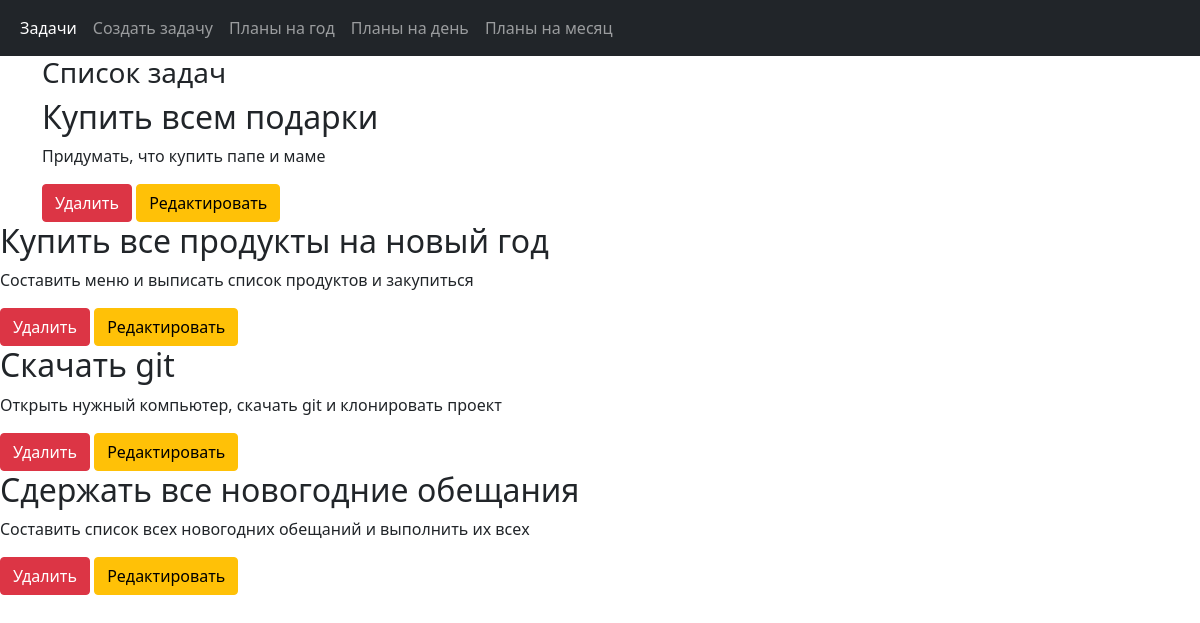
Before: /taskmanager/ with the older database file.
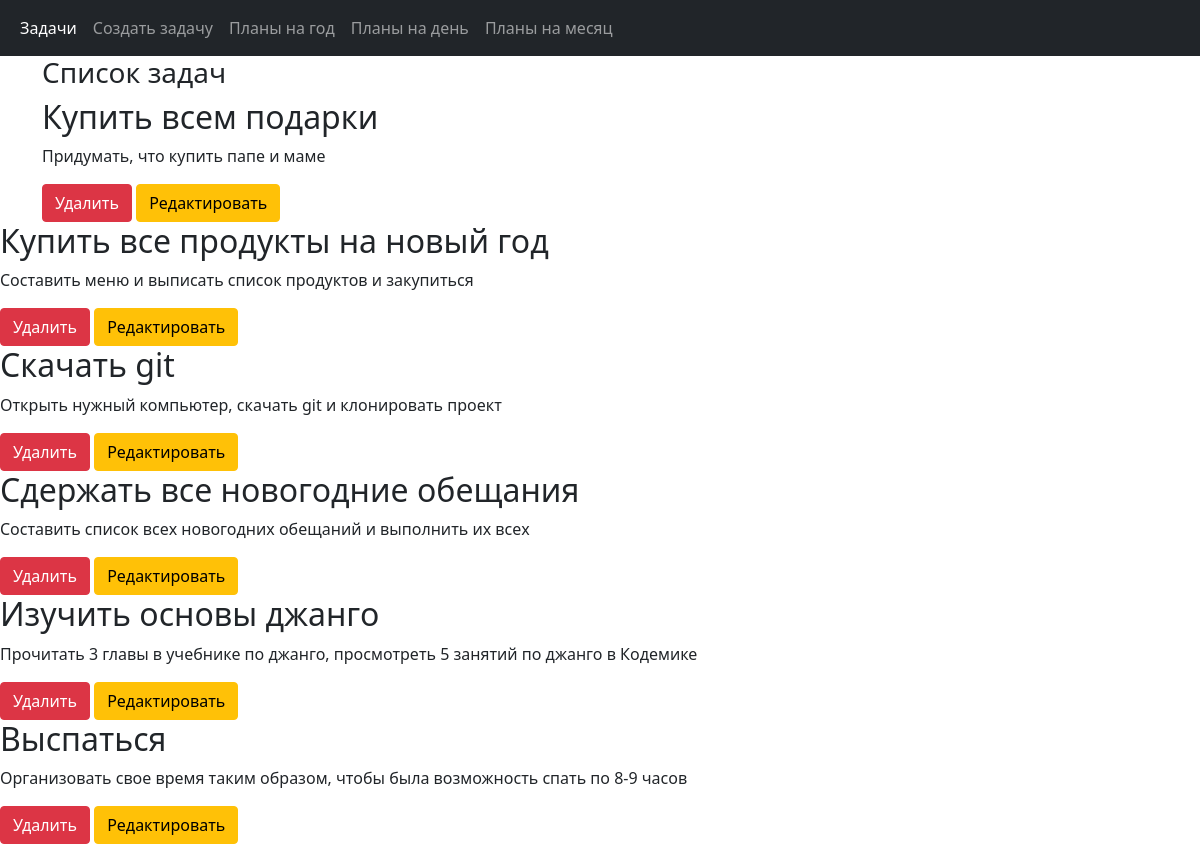
After: the same page with the newer database file.
### taskmanager/models.py (models this page shows, shortened)
class Category(models.Model):
    name = models.CharField(max_length=100, db_index=True)
    class Meta:
        verbose_name = 'Категория'
        verbose_name_plural = 'Категории'
        ordering = ['name']

class Task(models.Model):
    title = models.CharField('title', max_length=100)
    description = models.TextField('description', max_length=250)
    creation_time = models.DateTimeField(auto_now_add=True, db_index=True)
    category = models.ForeignKey('Category', null=True, on_delete=models.PROTECT)
    status = models.BooleanField('status', default=False)
    class Meta:
        verbose_name = 'Задача'
        verbose_name_plural = 'Задачи'
        ordering = ['title']

### taskmanager/views.py (the view)
# urls.py: path('', index, name='index'),
def index(request):
    tasks = Task.objects.all().order_by('id')
    categories = Category.objects.all()
    return render(request, 'taskmanager/index.html', {'tasks': tasks, 'categories':categories})

### taskmanager/templates/taskmanager/index.html
{% extends 'layout/base.html' %}

### taskmanager/templates/layout/base.html (shortened to what this page needs)
<!DOCTYPE html>
<html lang="en">
<head>
    <link rel="stylesheet" href="https://stackpath.bootstrapcdn.com/bootstrap/5.0.0-alpha1/css/bootstrap.min.css"
>
</head>
<body>
<nav class="navbar navbar-expand-lg navbar-dark bg-dark">
    <div class="container-fluid">
        <div class="collapse navbar-collapse" id="navbarSupportedContent">
            <ul class="navbar-nav mr-auto mb-2 mb-lg-0">
                <li class="nav-item">
                    <a class="nav-link active" aria-current="page" href="#">Задачи</a>
                </li>
                <li class="nav-item">
                    <a class="nav-link" href="{% url 'add' %}">Создать задачу</a>
                </li>
                {% for category in categories %}
                <li>
                    <a class="nav-link" href="{% url 'by_category' category.pk %}">{{ category.name }}</a>
                </li>
                {% endfor %}
            </ul>
        </div>
    </div>
</nav>
<div class="container">
    {% block content %}
    <h3>Список задач</h3>
    {% for task in tasks %}
    <div class="{% if task.status %} alert alert-success {% endif %}">
        <h2>{{ task.title }} </h2>
        <p> {{ task.description }}</p>
        <a class="btn btn-danger" href="delete/{{ task.id }}">Удалить</a>
        <a class="btn btn-warning" href="edit/{{ task.id }}">Редактировать</a>
    </div>
</div>
{% endfor %}
{% endblock %}
</body>
</html>

Changed rows visible on the page:
added Task: title "Изучить основы джанго", description "Прочитать 3 главы в учебнике по джанго, просмотреть 5 занятий по джанго в Кодемике"
added Task: title "Выспаться", description "Организовать свое время таким образом, чтобы была возможность спать по 8-9 часов"
